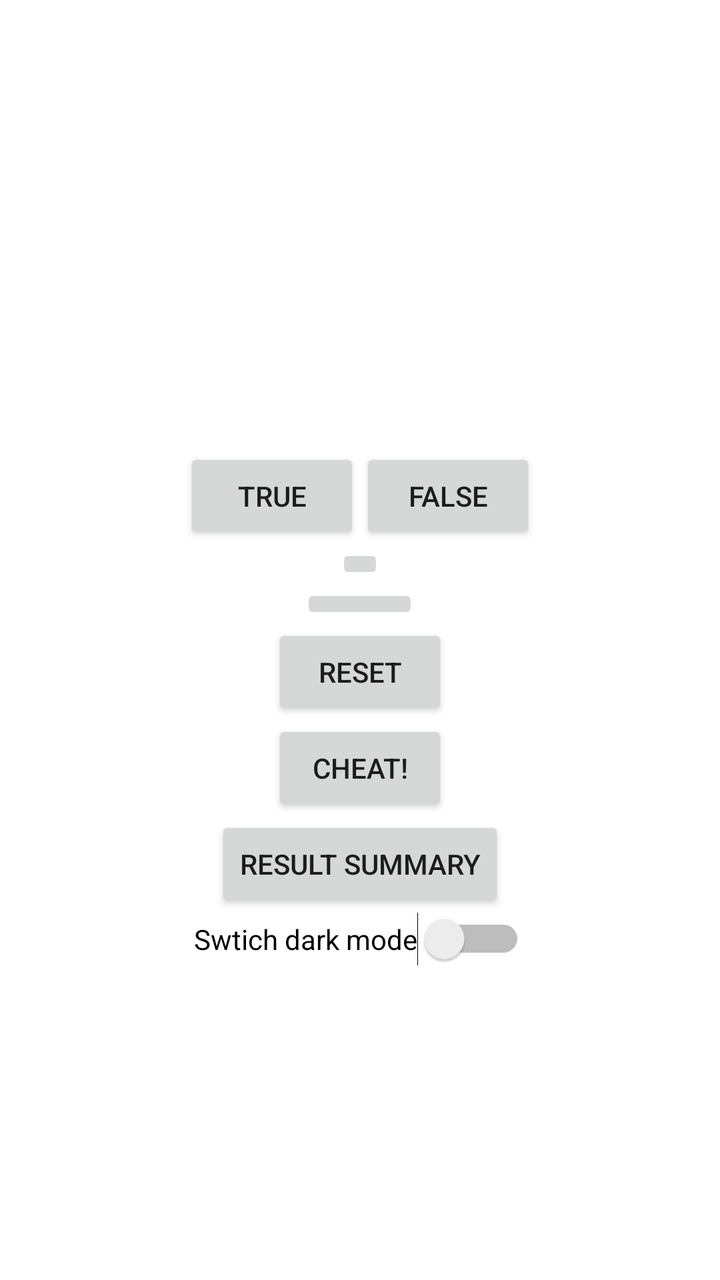
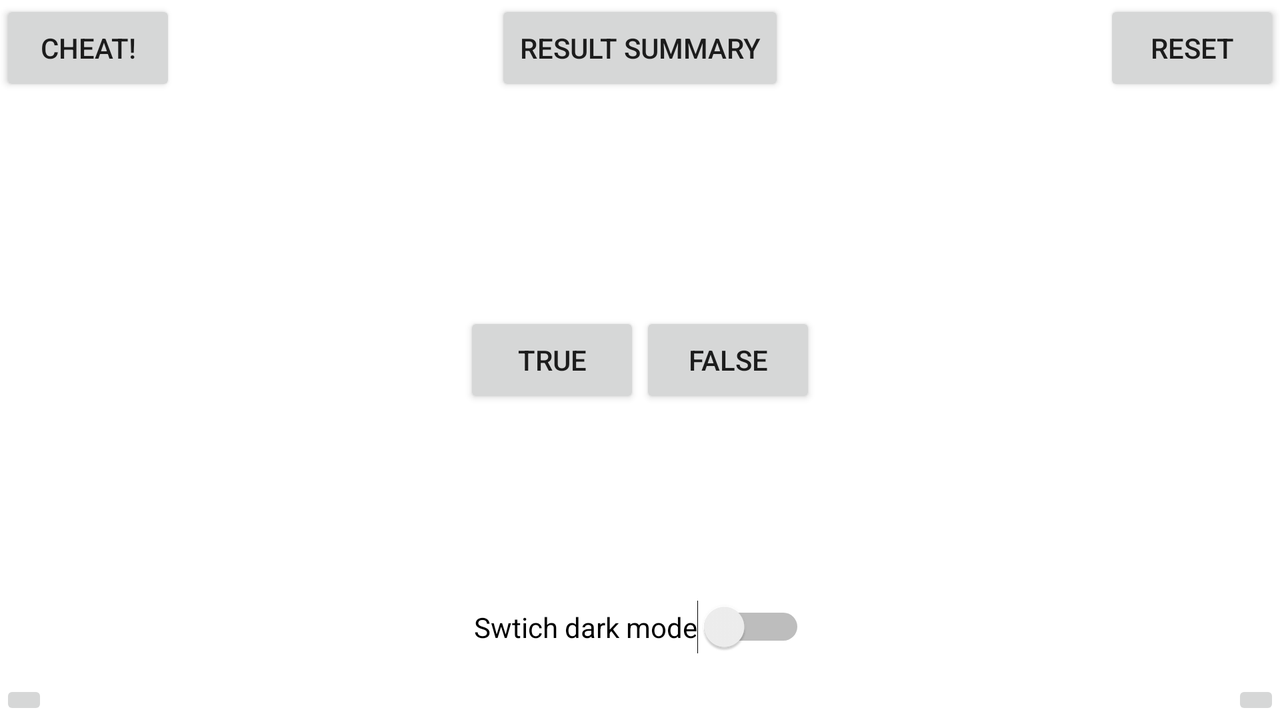

The same Android screen from two of the app's own layout files: first res/layout/ as a phone draws it, then the author's variant for another configuration, drawn on a device whose configuration selects that folder. Both files follow.
<!-- AndroidManifest.xml: application theme AppTheme -->
<!-- res/layout/activity_quiz.xml -->
<?xml version="1.0" encoding="utf-8"?>
<LinearLayout xmlns:android="http://schemas.android.com/apk/res/android"
    android:layout_width="match_parent"
    android:layout_height="match_parent"
    android:gravity="center"
    android:orientation="vertical" >

    <TextView
        android:id="@+id/question_text_view"
        android:layout_width="wrap_content"
        android:layout_height="wrap_content"
        android:padding="24dp"

         />


<LinearLayout
    android:layout_width="wrap_content"
    android:layout_height="wrap_content"
    android:orientation="horizontal"
    >
    <Button
        android:id="@+id/true_button"
        android:layout_width="wrap_content"
        android:layout_height="wrap_content"
        android:text="@string/true_button" />

    <Button
        android:id="@+id/false_button"
        android:layout_width="wrap_content"
        android:layout_height="wrap_content"
        android:text="@string/false_button" />
     </LinearLayout>

    <ImageButton
        android:id="@+id/next_button"
        android:layout_width="wrap_content"
        android:layout_height="wrap_content"
        android:src="@drawable/ic_action_name" />


    <ImageButton
        android:id="@+id/prev_button"
        android:layout_width="59dp"
        android:layout_height="wrap_content"
        android:src="@drawable/ic_stat_leftarrow"

        />
     <Button
         android:id="@+id/reset_button"
         android:layout_width="wrap_content"
         android:layout_height="wrap_content"
         android:text="Reset"

         />
    <Button
        android:id="@+id/cheat_button"
        android:layout_width="wrap_content"
        android:layout_height="wrap_content"
        android:text="@string/cheat_button"
        />
    <Button
        android:id="@+id/resultSummary_button"
        android:layout_width="wrap_content"
        android:layout_height="wrap_content"
        android:text="@string/resultSummary_button"/>

    <Switch
        android:id="@+id/theme_switch"
        android:layout_width="wrap_content"
        android:layout_height="wrap_content"
        android:text="Swtich dark mode"
        android:layout_gravity="center_horizontal"
        />


</LinearLayout>
<!-- resources referenced by this layout -->
<resources>
  <string name="cheat_button">Cheat!</string>
  <string name="false_button">False</string>
  <string name="resultSummary_button">Result Summary"</string>
  <string name="true_button">True</string>
  <style name="AppTheme" parent="Base.ThemeOverlay.AppCompat.Dark">
          
          <item name="colorPrimary">@color/colorPrimaryNight</item>
          <item name="colorPrimaryDark">@color/colorPrimaryDarkNight</item>
          <item name="colorAccent">@color/colorAccentNight</item>
  
          <item name="android:windowBackground">@color/colorPrimaryNight</item>
          
      </style>
  <color name="colorPrimaryNight">#16202c</color>
  <color name="colorPrimaryDarkNight">#141d26</color>
  <color name="colorAccentNight">#ffffff</color>
</resources>
<!-- res/layout-land/activity_quiz.xml (the author's variant of the layout above) -->
<!-- drawn on the phone turned sideways -->
<?xml version="1.0" encoding="utf-8"?>
<FrameLayout xmlns:android="http://schemas.android.com/apk/res/android"
    android:layout_width="match_parent"
    android:layout_height="match_parent"
    >

    <TextView
        android:id="@+id/question_text_view"
        android:layout_width="wrap_content"
        android:layout_height="wrap_content"
        android:layout_gravity="center_horizontal"
        android:padding="24dp"
        android:layout_marginTop="100dp"


        />
    <LinearLayout
        android:layout_width="wrap_content"
        android:layout_height="wrap_content"
        android:layout_gravity="center_vertical|center_horizontal"
        android:orientation="horizontal"
        >
        <Button
            android:id="@+id/true_button"
            android:layout_width="wrap_content"
            android:layout_height="wrap_content"
            android:text="@string/true_button" />

        <Button
            android:id="@+id/false_button"
            android:layout_width="wrap_content"
            android:layout_height="wrap_content"
            android:text="@string/false_button" />
    </LinearLayout>

    <ImageButton
        android:id="@+id/next_button"
        android:layout_width="wrap_content"
        android:layout_height="wrap_content"
        android:layout_gravity="bottom|right"
        android:src="@drawable/ic_action_name"
        />


    <ImageButton
        android:id="@+id/prev_button"
        android:layout_width="wrap_content"
        android:layout_height="wrap_content"
        android:layout_gravity="bottom|left"
        android:src="@drawable/ic_stat_leftarrow"

        />
    <Switch
        android:id="@+id/theme_switch"
        android:layout_width="wrap_content"
        android:layout_height="wrap_content"
        android:text="Swtich dark mode"
        android:layout_gravity="center_horizontal"
        android:layout_marginTop="300dp"
        />

    <Button
        android:id="@+id/reset_button"
        android:layout_width="wrap_content"
        android:layout_height="wrap_content"
        android:text="Reset"
        android:layout_gravity="right"


        />
    <Button
        android:id="@+id/cheat_button"
        android:layout_width="wrap_content"
        android:layout_height="wrap_content"
        android:text="Cheat!"

        />

    <Button
        android:id="@+id/resultSummary_button"
        android:layout_width="wrap_content"
        android:layout_height="wrap_content"
        android:layout_gravity="center_horizontal"
        android:text="@string/resultSummary_button" />


</FrameLayout>
<!-- resources referenced by the variant -->
<!-- as the phone turned sideways resolves them -->
<resources>
  <string name="false_button">False</string>
  <string name="resultSummary_button">Result Summary"</string>
  <string name="true_button">True</string>
  <style name="AppTheme" parent="Base.ThemeOverlay.AppCompat.Dark">
          
          <item name="colorPrimary">@color/colorPrimaryNight</item>
          <item name="colorPrimaryDark">@color/colorPrimaryDarkNight</item>
          <item name="colorAccent">@color/colorAccentNight</item>
  
          <item name="android:windowBackground">@color/colorPrimaryNight</item>
          
      </style>
  <color name="colorPrimaryNight">#16202c</color>
  <color name="colorPrimaryDarkNight">#141d26</color>
  <color name="colorAccentNight">#ffffff</color>
</resources>
